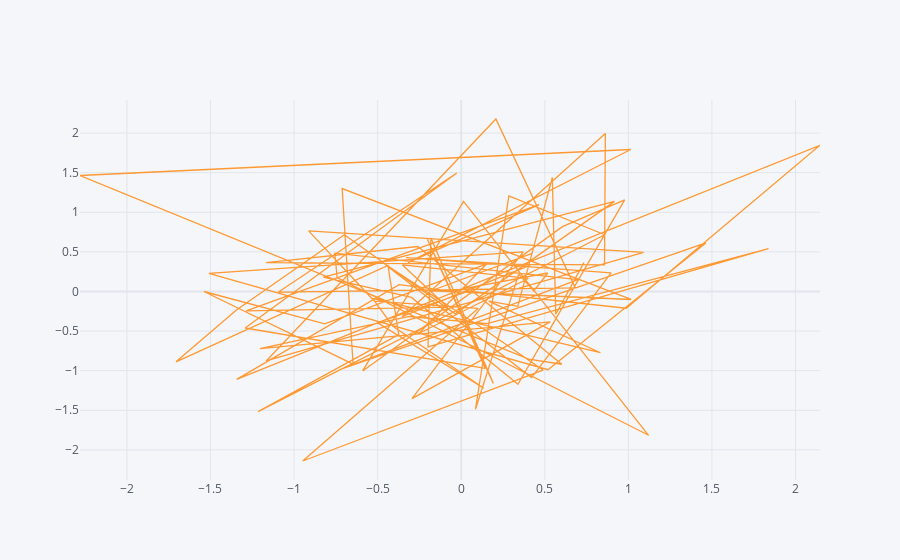

The notebook cell saved with this chart:
### Code cell
df.iplot(kind="scatter",x='A', y='B')
